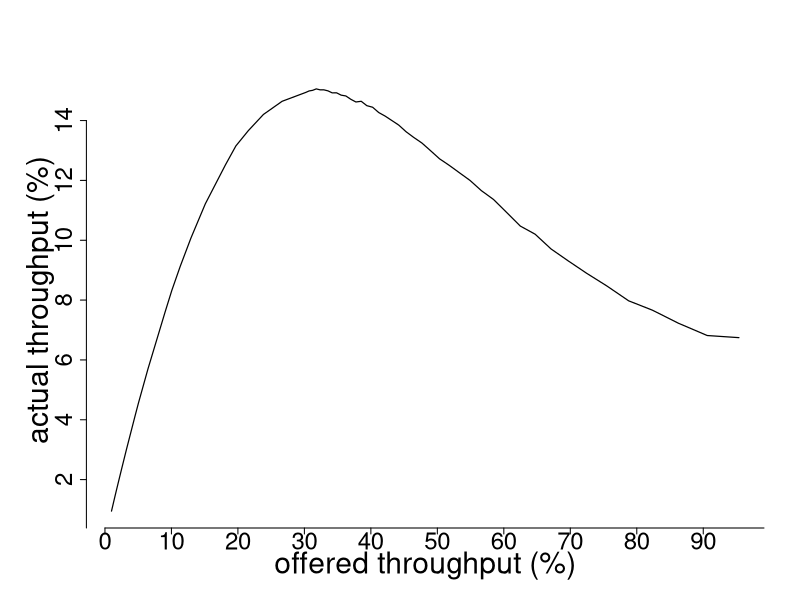
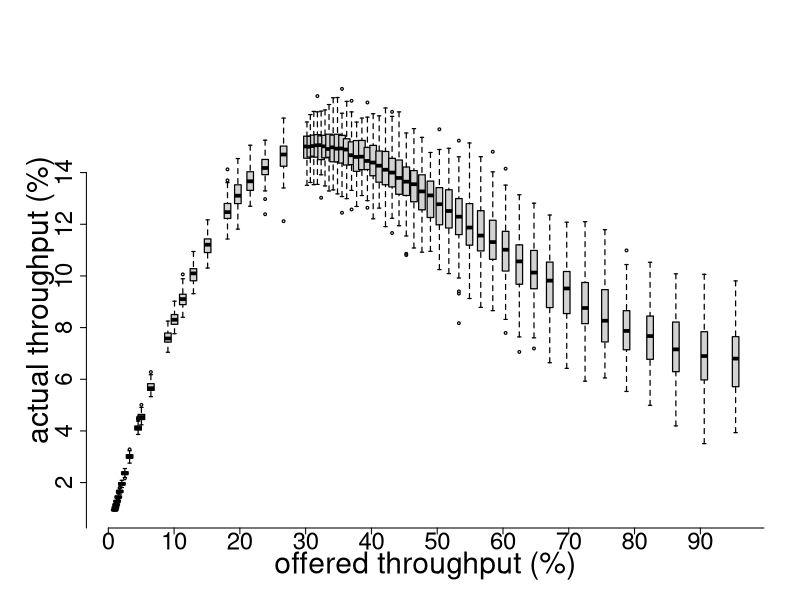
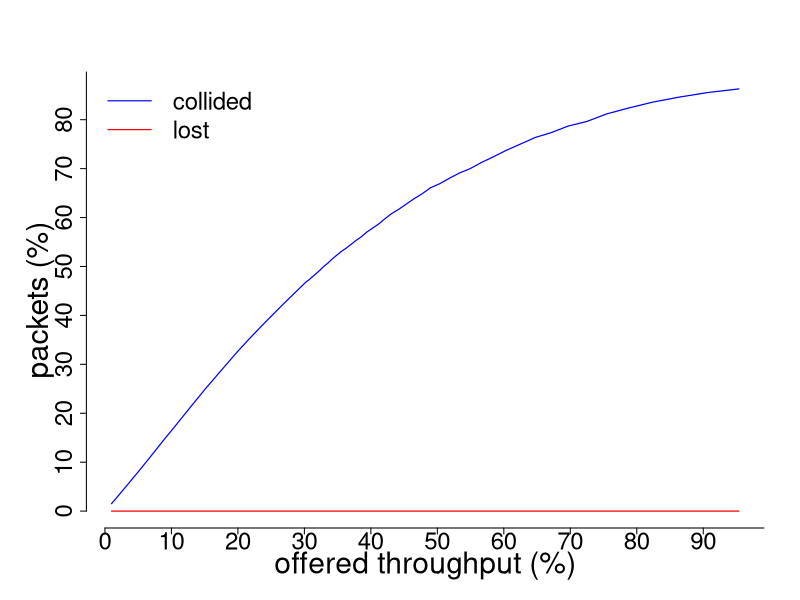
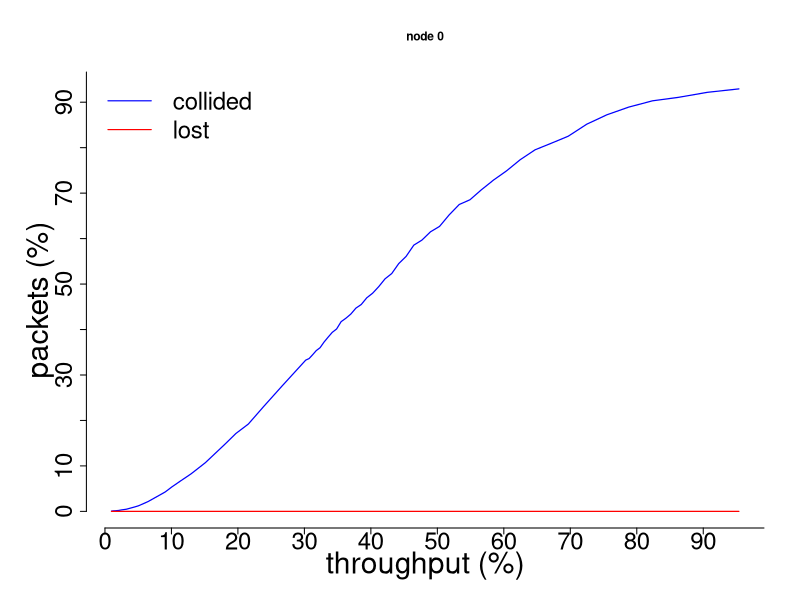
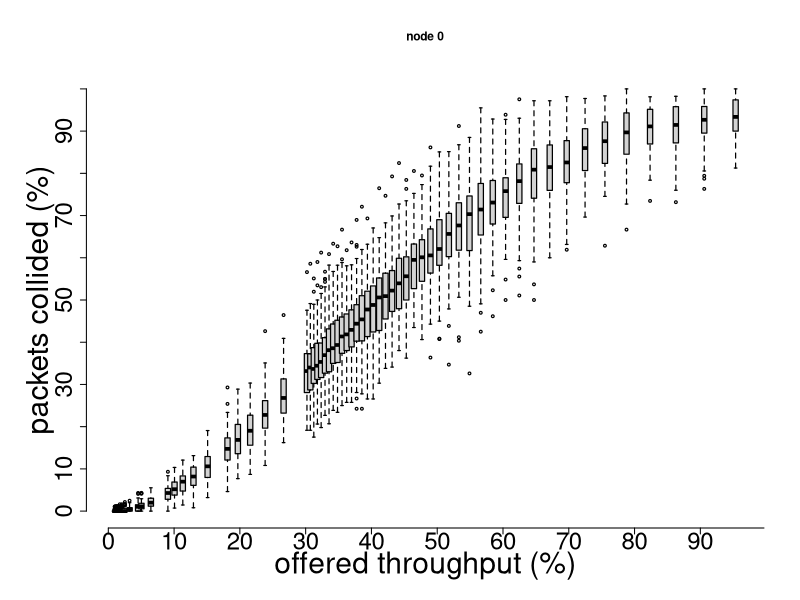

The R source for these figures, in order:
# execute with source(chdir=TRUE) for automatic relative paths, if not uncomment the below function and manually enter
# the path where both this script and the .csv files are.
setwd("C:\\Users\\affa\\OneDrive\\Documents\\Coding\\Uni\\Performance\\Assignment\ II\\analysis")

#---------#
# HELPERS #
#---------#

# graphs

plot.new <- function()
    {
    dev.new(width=16, height=9)
    par(cex=0.6,
        cex.main=1.2,
        cex.lab=3.0,
        cex.axis=2.4,
        lwd=1.2,
        mar=c(6, 7.2, 6, 3),
        bty="n")
    }

plot.throughput <- function(xData, yData)
    {
    xLab = "offered throughput (%)"
    yLab = "actual throughput (%)"

    plot.new()
    plot(xData/percent, yData/percent, type="l", xlab=xLab, ylab=yLab, xaxt="n", yaxt="n")
    axis(side=1, at=seq(0, 100, 10))
    axis(side=2, at=seq(0, 14, 2))
    }

plot.packets <- function(xData, yData1, yData2)
    {
    xLab = "offered throughput (%)"
    yLab = "packets (%)"
    colors = c("blue", "red")
    legend = c("collided", "lost")

    plot.new()
    plot(xData/percent, yData1, ylim=c(0, max(yData1)), type="l", col=colors[1], xlab=xLab, ylab=yLab, xaxt="n", yaxt="n")
    lines(xData/percent, yData2, type="l", col=colors[2])
    axis(side=1, at=seq(0, 100, 10))
    axis(side=2, at=seq(0, 100, 10))
    legend("topleft", legend=legend, lty=c(1, 1), col=colors, bty="n", cex=2.4)
    }

plot.node <- function(xData, yData1, yData2, node)
    {
    title = paste0("node ", node)
    xLab = "throughput (%)"
    yLab = "packets (%)"
    colors = c("blue", "red")
    legend = c("collided", "lost")

    plot.new()
    plot(xData/percent, yData1, type="l", col=colors[1], main=title, xlab=xLab, ylab=yLab, xaxt="n", yaxt="n")
    lines(xData/percent, yData2, type="l", col=colors[2])
    axis(side=1, at=seq(0, 100, 10))
    axis(side=2, at=seq(0, 100, 10))
    legend("topleft", legend=legend, lty=c(1, 1), col=colors, bty="n", cex=2.4)
    }

boxplot.throughput <- function(data)
    {
    xLab = "offered throughput (%)"
    yLab = "actual throughput (%)"

    data$throughput = data$throughput/percent
    data$load = data$load/percent

    plot.new()
    boxplot(throughput ~ load, data=data, at=sort(unique(data$load)), boxwex=1, xlab=xLab, ylab=yLab, boxwex=1, xaxt="n", yaxt="n")
    axis(side=1, at=seq(0, 100, 10))
    axis(side=2, at=seq(0, 14, 2))
    }

boxplot.node <- function(data, node)
    {
    title = ifelse(node != -1, paste0("node ", node), "nodes means")
    xLab = "offered throughput (%)"
    yLab = "packets collided (%)"

    data$load = data$load/percent

    plot.new()
    boxplot(collision ~ load, data=data, at=sort(unique(data$load)), main=title, xlab=xLab, ylab=yLab, xaxt="n", yaxt="n")
    axis(side=1, at=seq(0, 100, 10))
    axis(side=2, at=seq(0, 100, 10))
    }

#----------#
# SETTINGS #
#----------#

speed = 1000000
percent = speed/100

#------#
# DATA #
#------#

data = read.csv("total.csv")

sets = aggregate(data[2:5], list(scale=data$scale), mean)

plot.throughput(sets$load, sets$throughput)
boxplot.throughput(data)
plot.packets(sets$load, sets$collision, sets$lost)

data = read.csv("nodes.csv")
nodes = split(data, data$node)

for (node in nodes)
    {
    set = aggregate(node[1:6], list(scale=node$scale), mean)

    plot.node(set$load, set$collision, set$lost, set$node[1])
    boxplot.node(node, set$node[1])
    break
    }
